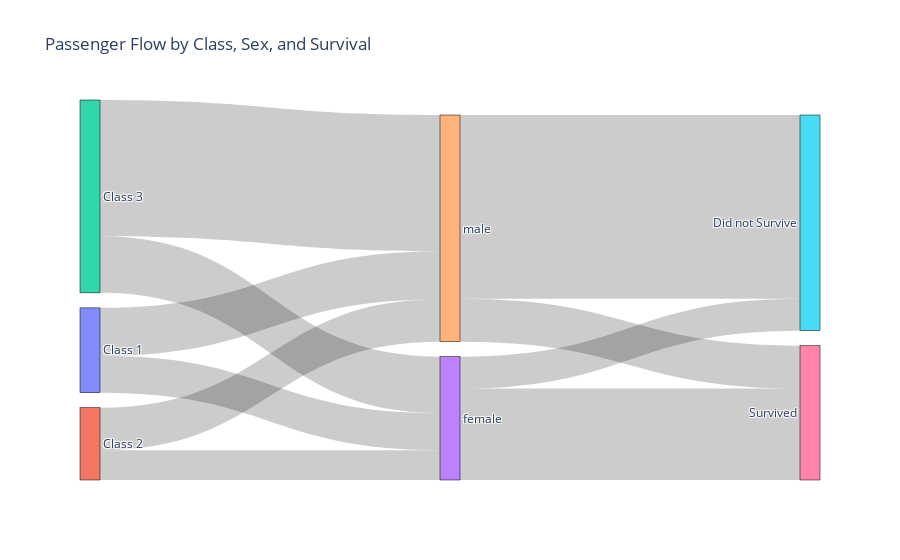

Write notebook code for a chart like this one.
### Markdown cell above
We will create a Sankey diagram to visualize how passengers flowed through the different categories of Pclass, Sex, and Survived.

### Code cell
# Group by columns and count the number
grouped_data = data.groupby(["Pclass", "Sex", "Survived"]).size()

# Convert Series to DataFrame directly
sankey_data = pd.DataFrame(grouped_data).reset_index()
sankey_data = pd.DataFrame(grouped_data, columns=["Count"]).reset_index()

classes = sorted(data["Pclass"].unique())
sexes = sorted(data["Sex"].unique())
survival_status = ["Did not Survive", "Survived"]

# Create nodes for the Sankey diagram
nodes = {
    **{f"Class {cls}": i for i, cls in enumerate(classes)},
    **{sex: i + len(classes) for i, sex in enumerate(sexes)},
    **{
        status: i + len(classes) + len(sexes)
        for i, status in enumerate(survival_status)
    },
}

# Prepare sources, targets, and values for the Sankey diagram
sources, targets, values = [], [], []

for cls in classes:
    for sex in sexes:
        count = sankey_data[(sankey_data["Pclass"] == cls) & (sankey_data["Sex"] == sex)]["Count"].sum()
        if count > 0:
            sources.append(nodes[f"Class {cls}"])
            targets.append(nodes[sex])
            values.append(count)

for sex in sexes:
    for i, status in enumerate([0, 1]):
        count = sankey_data[(sankey_data["Sex"] == sex) & (sankey_data["Survived"] == status)]["Count"].sum()
        if count > 0:
            sources.append(nodes[sex])
            targets.append(nodes[survival_status[status]])
            values.append(count)

# Create and display the Sankey diagram
fig = go.Figure(
    go.Sankey(
        node=dict(
            pad=15,
            thickness=20,
            line=dict(color="black", width=0.5),
            label=list(nodes.keys()),
        ),
        link=dict(source=sources, target=targets, value=values),
    )
)
fig.update_layout(title_text="Passenger Flow by Class, Sex, and Survival", font_size=12)
fig.show()

### Figure 1 — Plotly figure (JSON) as saved in the notebook; plotly's stock layout.template omitted (floating-point values rounded to 4 significant figures)
{"data": [{"link": {"source": [0, 0, 1, 1, 2, 2, 3, 3, 4, 4], "target": [3, 4, 3, 4, 3, 4, 5, 6, 5, 6], "value": [94, 122, 76, 108, 144, 347, 81, 233, 468, 109]}, "node": {"label": ["Class 1", "Class 2", "Class 3", "female", "male", "Did not Survive", "Survived"], "line": {"color": "black", "width": 0.5}, "pad": 15, "thickness": 20}, "type": "sankey"}], "layout": {"font": {"size": 12}, "title": {"text": "Passenger Flow by Class, Sex, and Survival"}}}
